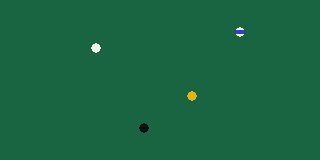
#> input picture fixtures/captures/synthetic.ppm, 320 x 160 px; its folder holds only this picture in this run
$ python -i cloth.py   (imports and definitions only)
#> lines starting #> are read from the running program, lines starting #| are printed output that depends on the picture; after the words box and inside, x2 and y2 are one past the last pixel; in counts of white or black regions, pixels touching at a corner belong together
#> further down, picture is the input picture: shape (160, 320, 3); mean B, G, R 65.3, 100.3, 25.7
"""Find the playing surface of a real pool table: the cloth inside the rails.

This is the table-sized counterpart of `detect/reference.py`, which finds a
sheet of paper. The two answer the same question - where are the four corners
of the playing surface - but from opposite evidence, so they are separate
modules rather than one function with a flag.

Paper is found by brightness: a white sheet on a darker desk. A pool table
inverts that (the cloth here reads gray 19-32 against a gray-55 floor) and
brightness alone would pick the floor. What the cloth has instead is colour.

Which colour, though, is not knowable in advance, and neither is how far it
stands out. An earlier version fixed both as constants - a list of plausible
cloth hues, and a saturation floor of 70 taken from a table measured at 224
against a floor below 45 - and it worked until the camera was raised, at
which point a cardboard box beyond the table entered frame at saturation 115
and passed a gate built to exclude a floor at 45. The constants were not
wrong so much as local: they described one table at one distance under one
light, and every one of those numbers moves with the setup.

So nothing about the colour is assumed here. The cloth is identified as the
largest saturated expanse in the frame, its hue read off a saturation-
weighted histogram, and the gate then built around that measured hue with a
threshold taken from the cloth's own pixels. What stays fixed is only the
geometry of the situation - a frame set up to see the table is mostly table -
which holds for any cloth colour, any camera height and any room.

The corners wanted are the cloth's, not the cabinet's: play happens inside
the cushions, so that is where table coordinates must start.
"""

from __future__ import annotations

import cv2
import numpy as np

from companion.pool.perception.vision.table_spec import (
    corner_quad_mm, order_quad)

ReferencePoints = tuple[np.ndarray, np.ndarray]

# The cloth's colour is measured from the frame rather than matched against a
# list of expected ranges. Fixed hue bands cannot separate cloth from the room:
# a burgundy cloth sits at hue 178 and cardboard at hue 8, and any band wide
# enough to hold "red" cloth holds both. Worse, the discriminator the fixed
# gate leaned on - saturation - is a property of the scene, not of cloth: the
# same table that measured saturation 224 against a floor below 45 close up
# measured a cardboard box at 115 once the camera was raised, i.e. above the
# threshold. Both numbers move with distance, lighting and white balance.
#
# What does not move is that the cloth is the single largest expanse of one
# saturated colour in a frame framed to see the table. So the dominant
# saturated hue is found first, and the gate is then built around that hue -
# which costs one histogram and makes the detector independent of cloth
# colour, camera height and room clutter alike.
HUE_TOLERANCE = 12    # degrees either side of the measured cloth hue
SAT_PERCENTILE = 10   # keep the bottom decile of the cloth's own saturation
MIN_SATURATION = 50   # floor under the measured threshold, for pale cloth
MIN_VALUE = 30        # exclude near-black shadow, which has unstable hue
MAX_VALUE = 250       # exclude blown-out specular highlights
MIN_HUE_PIXELS = 500  # too little colour in frame to name a cloth hue

MIN_AREA_FRACTION = 0.10   # the table dominates a frame set up to see it
MAX_AREA_FRACTION = 0.95
MIN_FILL = 0.70            # cloth fills its own bounding quad
MIN_CORNER_COSINE = 0.55   # perspective skews the corners but not absurdly


def cloth_hue(hsv: np.ndarray) -> int | None:
    """The dominant saturated hue in the frame - the cloth's - or None.

    Votes are weighted by saturation so that a large dull region (a floor, a
    cardboard box) cannot outvote the cloth merely by being wide: what is
    being sought is the most colourful expanse, not the biggest one. The
    histogram is smoothed circularly because hue wraps at 180, and burgundy
    cloth straddles that seam - the measured peak here sits at 178, with its
    shoulder over on 0-2.
    """
    hue, sat, val = hsv[..., 0], hsv[..., 1], hsv[..., 2]
    candidate = (sat >= MIN_SATURATION) & (val >= MIN_VALUE) & (val <= MAX_VALUE)
    if int(candidate.sum()) < MIN_HUE_PIXELS:
        return None

    votes = np.zeros(180, np.float64)
    np.add.at(votes, hue[candidate].astype(np.intp),
              sat[candidate].astype(np.float64))
    window = np.ones(9) / 9.0
    wrapped = np.concatenate([votes[-8:], votes, votes[:8]])
    smoothed = np.convolve(wrapped, window, "same")[8:-8]
    return int(np.argmax(smoothed))


def cloth_mask(image: np.ndarray) -> np.ndarray:
    """Pixels matching the frame's own cloth colour, as a binary mask.

    Only the colour gate lives here. The morphological close that used to
    follow it has moved to `_largest_filled_component`, because closing
    before the component is chosen can only merge regions and never separate
    them: with the camera raised, a 31 px close reached across the rail and
    welded the cloth to a cardboard box below the table, and the resulting
    "largest component" spanned both. Choosing the component on the raw
    colour mask - where cloth and box are cleanly separate - and only then
    closing across the balls gets the same hole-filling without the bridge.
    """
    blurred = cv2.GaussianBlur(image, (7, 7), 0)
    hsv = cv2.cvtColor(blurred, cv2.COLOR_BGR2HSV)
#> hsv: shape (160, 320, 3); mean H, S, V 75.9, 190.3, 100.4
    hue, sat, val = hsv[..., 0], hsv[..., 1], hsv[..., 2]
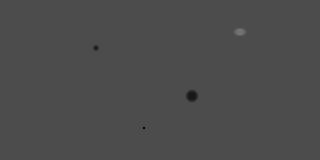
#> hue: shape (160, 320); min 0, max 115, mean 75.9
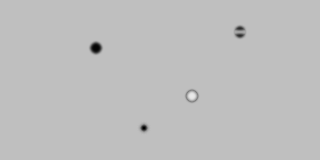
#> sat: shape (160, 320); min 0, max 233, mean 190.3
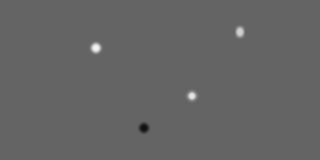
#> val: shape (160, 320); min 15, max 245, mean 100.4

    peak = cloth_hue(hsv)
#> in cloth_hue, `candidate = (sat >= MIN_SATURATION) & (val >= MIN_VALUE) & (val <= MAX..`:
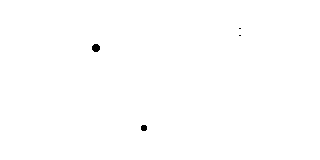
#> candidate: shape (160, 320) bool; 99.8% white; 4 black regions (2 under 20 px), largest, box (x1, y1, x2, y2) and area: (92, 44, 100, 52) 52, (141, 125, 147, 131) 32
#> peak = 77
    if peak is None:
        return np.zeros(image.shape[:2], np.uint8)

    distance = np.abs(hue.astype(np.int16) - peak)
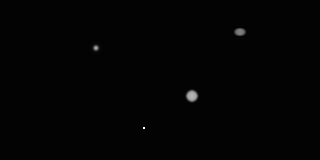
#> distance: shape (160, 320) int16; min 0, max 77, mean 1.2; drawn with min black and max white
    distance = np.minimum(distance, 180 - distance)  # hue wraps at 180
    near = distance <= HUE_TOLERANCE
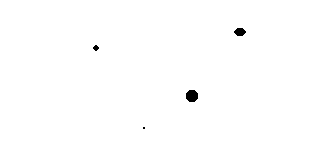
#> near: shape (160, 320) bool; 99.6% white; 4 black regions (1 under 20 px), largest, box (x1, y1, x2, y2) and area: (186, 90, 198, 102) 120, (234, 28, 246, 36) 72, (93, 45, 99, 51) 24

    # Take the saturation threshold from the cloth's own pixels rather than a
    # constant: a decile keeps the shaded end of the cloth while still
    # sitting far above anything duller in the room. Measured on the raised
    # frame this lands at 198, where the fixed 70 admitted the box at 115.
    cloth_sat = sat[near & (sat >= MIN_SATURATION)]
    threshold = (MIN_SATURATION if cloth_sat.size < MIN_HUE_PIXELS
                 else max(float(MIN_SATURATION),
                          float(np.percentile(cloth_sat, SAT_PERCENTILE))))
#> threshold = 191

    mask = near & (sat >= threshold) & (val >= MIN_VALUE) & (val <= MAX_VALUE)
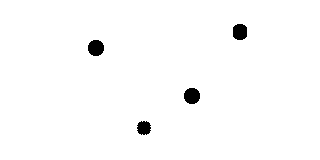
#> mask: shape (160, 320) bool; 98.5% white; 4 black regions, box (x1, y1, x2, y2) and area: (88, 40, 104, 56) 208, (184, 88, 200, 104) 208, (233, 24, 247, 40) 196, (137, 121, 151, 135) 156
    return (mask.astype(np.uint8)) * 255


def _largest_filled_component(mask: np.ndarray) -> np.ndarray | None:
    """The biggest blob in the mask, closed up and with its holes filled.

    The component is chosen on the raw colour mask, before any closing, so
    that only pixels actually the colour of the cloth can decide which blob
    is the table. The close then runs on that blob alone, where it can reach
    across the balls and the triangle - the holes it is there to bridge -
    without being able to reach anything outside the cloth at all.
    """
    count, labels, stats, _ = cv2.connectedComponentsWithStats(mask, 8)
#> count = 2; stats = [[88, 24, 159, 111, 768], [0, 0, 320, 160, 50432]]
    if count <= 1:
        return None
    largest = 1 + int(np.argmax(stats[1:, cv2.CC_STAT_AREA]))
#> largest = 1
    blob = np.where(labels == largest, 255, 0).astype(np.uint8)

    # A kernel sized to the blob, not the frame: what has to be bridged is a
    # ball, and a ball is a fixed fraction of the table however far away the
    # camera is. Sizing this off the frame instead made the reach grow
    # relative to the table as the table shrank in view.
    width = int(stats[largest, cv2.CC_STAT_WIDTH])
#> width = 320
    height = int(stats[largest, cv2.CC_STAT_HEIGHT])
#> height = 160
    span = max(9, (max(width, height) // 12) | 1)
#> span = 27
    blob = cv2.morphologyEx(
        blob, cv2.MORPH_CLOSE,
        cv2.getStructuringElement(cv2.MORPH_ELLIPSE, (span, span)))
#> blob: shape (160, 320); every value is 255
    blob = cv2.morphologyEx(
        blob, cv2.MORPH_OPEN,
        cv2.getStructuringElement(cv2.MORPH_ELLIPSE, (7, 7)))

    # Fill interior holes (balls, pocket mouths, the triangle) by flood
    # filling the background from a corner and OR-ing in the complement.
    h, w = blob.shape
#> h = 160; w = 320
    flood = blob.copy()
    cv2.floodFill(flood, np.zeros((h + 2, w + 2), np.uint8), (0, 0), 255)
    return blob | cv2.bitwise_not(flood)


# [12 lines left out: function playing_surface_mask, not called in this run]


def find_cloth_quad(image: np.ndarray) -> np.ndarray | None:
    """The playing surface's 4 corners, ordered TL, TR, BR, BL, or None."""
    if image.ndim != 3:
        return None  # colour is the whole signal; a grey frame cannot work
    filled = _largest_filled_component(cloth_mask(image))
    if filled is None:
        return None

    area = float(cv2.countNonZero(filled))
#> area = 51200
    if not MIN_AREA_FRACTION <= area / filled.size <= MAX_AREA_FRACTION:
        return None

    # Every boundary pixel, not the run-length summary. `CHAIN_APPROX_SIMPLE`
    # collapses a straight run to its two endpoints, which is exactly what the
    # cushion lines are: on one real frame it left the two short sides with 6
    # and 14 points, too few to fit, while the long sides kept 57-71 only
    # because the pockets break them up. `refine_cloth_quad` fits those lines
    # from this contour, so it needs the run itself.
    contours, _ = cv2.findContours(filled, cv2.RETR_EXTERNAL,
                                   cv2.CHAIN_APPROX_NONE)
    if not contours:
        return None
    contour = max(contours, key=cv2.contourArea)

    quad = _quad_from_contour(contour)
    if quad is None:
        return None
    if not _is_plausible(quad, contour):
        return None
    return refine_cloth_quad(order_quad(quad), image, contour)


# [242 lines left out: functions _quad_from_contour, _is_plausible, refine_cloth_quad, _refine_from_interior, _refine_from_points, _fit_line and 3 more, not called in this run]

>>> import cv2
>>> picture = cv2.imread('../../../../../fixtures/captures/synthetic.ppm')
>>> result = find_cloth_quad(picture)
